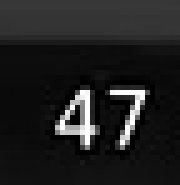
#> input picture src/utils/assets/garmin_hud_speed0.png, 180 x 185 px; its folder holds only this picture in this run
$ python -i ego_speed.py   (imports and definitions only)
#> lines starting #> are read from the running program, lines starting #| are printed output that depends on the picture
"""Garmin HUD ego-speed: OCR to JSON, then load by frame index.

The lane net runs on *_nohud clips. Speed is read from the matching
with-HUD file (bottom bar, ``NN MPH``) and stored as a per-frame JSON log.
"""

from __future__ import annotations

import json
import os
import re
from typing import Optional

import cv2
import numpy as np

MPH_TO_MPS = 0.44704
_ASSET_DIR = os.path.join(os.path.dirname(__file__), "assets")
_MPH_TEMPLATE_PATH = os.path.join(_ASSET_DIR, "garmin_hud_mph.png")


def detect_hud_top(frame: np.ndarray) -> int:
    gray = cv2.cvtColor(frame, cv2.COLOR_BGR2GRAY) if frame.ndim == 3 else frame
    return _hud_top(gray)


# [37 lines left out: functions crop_garmin_hud, export_nohud_video, not called in this run]


def _hud_top(gray: np.ndarray) -> int:
    h = gray.shape[0]
    rows = []
    for y in range(h - 1, -1, -1):
        if (gray[y] < 40).mean() > 0.55:
            rows.append(y)
        elif rows:
            break
    if len(rows) < 12:
        return int(h * 0.93)
    return int(min(rows))


_MPH_TMPL_H = None


def _mph_template_height() -> int:
    """Native HUD row count. Scaling the MPH glyph to a taller hood-crop kills NCC."""
    global _MPH_TMPL_H
    if _MPH_TMPL_H is None:
        img = cv2.imread(_MPH_TEMPLATE_PATH, cv2.IMREAD_GRAYSCALE) if os.path.isfile(_MPH_TEMPLATE_PATH) else None
        _MPH_TMPL_H = int(img.shape[0]) if img is not None and img.size else 37
    return int(_MPH_TMPL_H)


def _hud_bar(gray: np.ndarray) -> np.ndarray:
    """Bottom Garmin overlay only — do not eat the dark hood as HUD."""
    h = gray.shape[0]
    y0 = _hud_top(gray)
    y0 = max(int(y0), h - 42)
    bar = gray[y0:]
    th = _mph_template_height()
    if bar.shape[0] > th:
        bar = bar[-th:]
    return bar


# [16 lines left out: function _load_digit_templates, not called in this run]


_DIGIT_TEMPLATES = None


# [124 lines left out: functions _digit_templates, _ncc_digit, _classify_digit, _count_holes, _split_digit_blobs, not called in this run]


def read_hud_speed_mph(frame: np.ndarray, mph_template: Optional[np.ndarray] = None) -> Optional[int]:
    """Read integer MPH from a Garmin HUD frame. Returns None on failure."""
    if frame is None or frame.size == 0:
        return None
    gray = cv2.cvtColor(frame, cv2.COLOR_BGR2GRAY) if frame.ndim == 3 else frame
    bar = _hud_bar(gray)
    if bar.shape[0] < 10:
        return None
    tmpl = mph_template
    if tmpl is None and os.path.isfile(_MPH_TEMPLATE_PATH):
        tmpl = cv2.imread(_MPH_TEMPLATE_PATH, cv2.IMREAD_GRAYSCALE)
    if tmpl is None or tmpl.size == 0 or bar.shape[1] < 8:
        return None
    if bar.shape[0] != tmpl.shape[0]:
        scale = bar.shape[0] / float(tmpl.shape[0])
        tmpl = cv2.resize(tmpl, (max(8, int(round(tmpl.shape[1] * scale))), bar.shape[0]))
    res = cv2.matchTemplate(bar, tmpl, cv2.TM_CCOEFF_NORMED)
    _, max_val, _, max_loc = cv2.minMaxLoc(res)
    if max_val < 0.45:
        return None
    mph_x = int(max_loc[0])
    x1 = max(0, mph_x - 4)
    x0 = max(0, mph_x - 46)
    roi = bar[:, x0:x1]
    _, bw = cv2.threshold(roi, 150, 255, cv2.THRESH_BINARY)
    runs = _split_digit_blobs(bw)
    if not runs:
        return None
    # The speed is the rightmost glyph group. Longitude digits sit to the
    # left across a wider gap, and a stopped "0" is a single glyph.
    groups = [[runs[0]]]
    for prev, cur in zip(runs, runs[1:]):
        if cur[0] - prev[1] >= 8:
            groups.append([cur])
        else:
            groups[-1].append(cur)
    keep = groups[-1][-2:]
    blobs = [bw[:, a:b] for a, b in keep if (bw[:, a:b]).sum() >= 20]
    if not blobs:
        return None
    blobs = blobs[-2:]
    digits = []
    for blob in blobs:
        d = _classify_digit(blob)
        if d is None:
            return None
        digits.append(d)
    if not digits:
        return None
    value = 0
    for d in digits:
        value = value * 10 + d
    if value < 0 or value > 120:
        return None
    return int(value)


# [72 lines left out: functions extract_speed_log, _fill_speed_gaps, save_speed_log, default_speed_json_path, find_speed_json, not called in this run]


class EgoSpeedLog:
    """Frame-index lookup of ego speed in m/s."""

    # [42 lines left out: functions __init__, from_json, auto_load, get_mph, get_mps, not called in this run]

>>> import cv2
>>> picture = cv2.imread('assets/garmin_hud_speed0.png')
#> picture is the input picture: shape (185, 180, 3); min 0, max 255, mean 32.3
>>> result = read_hud_speed_mph(picture)
#> after the loop in _hud_top, `for y in range(h - 1, -1, -1):`: rows = 145 values, max 184 at index 0, min 40 at index 144, mean 112
#> in _hud_bar, `y0 = _hud_top(gray)`: y0 = 40
#> in _hud_bar, `y0 = max(int(y0), h - 42)`: y0 = 143
#> in _hud_bar, `bar = gray[y0:]`:
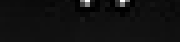
#> bar: shape (42, 180); min 0, max 255, mean 16.6
#> in _hud_bar, `bar = bar[-th:]`:
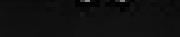
#> bar: shape (37, 180); min 0, max 135, mean 15.5
